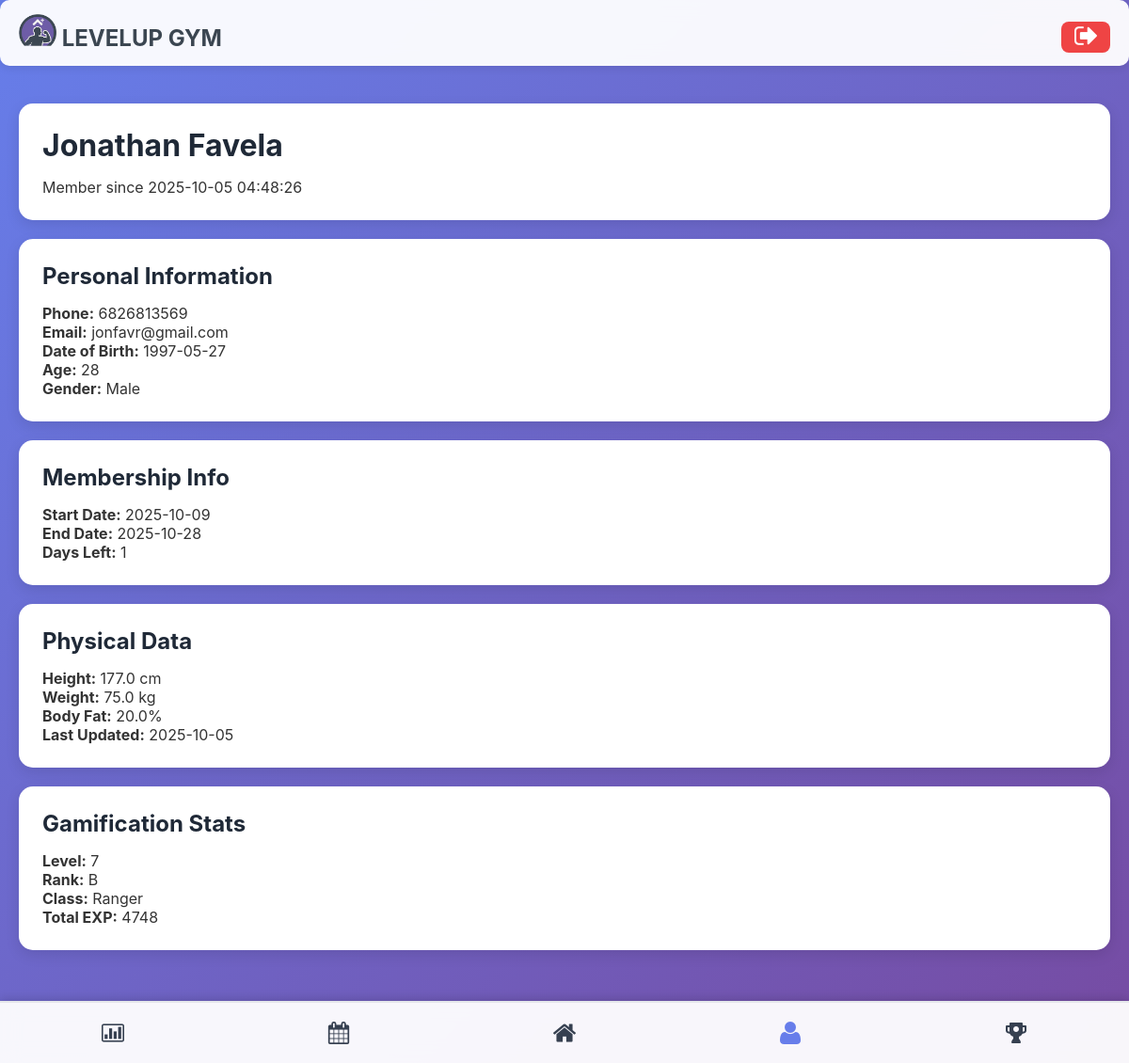
Before: /profile (signed in) with the older database file.
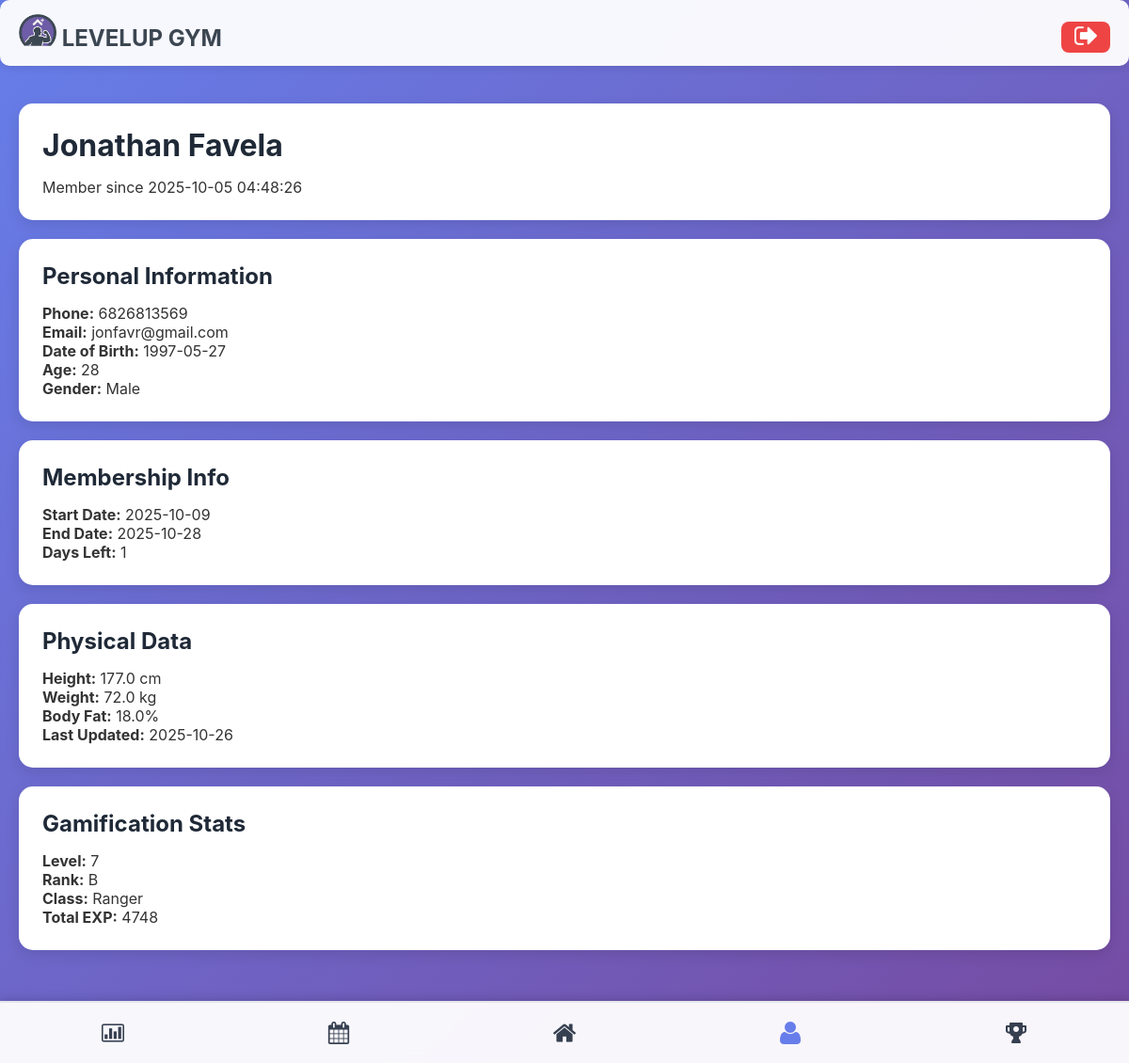
After: the same page with the newer database file.
### tables this page shows
CREATE TABLE client_physical_data (
                physical_id INTEGER PRIMARY KEY AUTOINCREMENT,
                client_id INTEGER NOT NULL,
                height_cm REAL,
                weight_kg REAL,
                body_fat_percentage REAL,
                measurement_date DATE DEFAULT CURRENT_DATE,
                notes TEXT,
                FOREIGN KEY (client_id) REFERENCES clients(client_id) ON DELETE CASCADE
            );

### main.py (the view)
@app.route('/profile')
@login_required
def profile():
    client_id = session['client_id']
    client = Client.get_by_id(client_id)
    physical_data = client.get_latest_physical_data()
    gam_data = client.get_gamification_data()
    mc = MembershipController()
    membership = mc.get_client_membership(client_id)
    if membership:
        start_date = datetime.strptime(membership['start_date'], '%Y-%m-%d').date()
        end_date = datetime.strptime(membership['end_date'], '%Y-%m-%d').date()
        days_left = (end_date - date.today()).days
    return render_template('profile.html',
                         client=client,
                         physical_data=physical_data,
                         gam_data=gam_data,
                         membership=membership,
                         start_date=start_date,
                         end_date=end_date,
                         days_left=days_left)

### controllers/membership_controller.py (called while the page is built)
    def get_client_membership(self, client_id):
        query = """
            SELECT * FROM client_memberships
            WHERE client_id = ?
            ORDER BY end_date DESC
            LIMIT 1
        """
        result = self.db.execute_query(query, (client_id,))
        return dict(result[0]) if result else None

### database/db_manager.py (called while the page is built)
    def connect(self):
        self.conn = sqlite3.connect(self.db_name)
        self.conn.row_factory = sqlite3.Row  # Access columns by name
        self.cursor = self.conn.cursor()

    def disconnect(self):
        if self.conn:
            self.conn.close()

    def execute_query(self, query, params=None):
        self.connect()
        if params:
            self.cursor.execute(query, params)
        else:
            self.cursor.execute(query)
        results = self.cursor.fetchall()
        self.disconnect()
        return results

### main.py (called while the page is built)
def login_required(f):
    @wraps(f)
    def decorated_function(*args, **kwargs):
        if 'client_id' not in session:
            return redirect(url_for('login'))
        return f(*args, **kwargs)
    return decorated_function

### models/client.py (called while the page is built)
    @property
    def full_name(self):
        return f"{self.first_name} {self.last_name}"

### templates/profile.html (shortened to what this page needs)
{% extends "base.html" %}
{% block content %}
<div class="card">
    <h1>{{ client.full_name }}</h1>
    <p>Member since {{ client.registration_date }}</p>
</div>
<div class="grid grid-2">
    <div class="card">
        <h2>Personal Information</h2>
        <p><strong>Phone:</strong> {{ client.phone_number }}</p>
        <p><strong>Email:</strong> {{ client.email or 'Not provided' }}</p>
        <p><strong>Date of Birth:</strong> {{ client.date_of_birth or 'Not provided' }}</p>
        <p><strong>Age:</strong> {{ client.age or 'N/A' }}</p>
        <p><strong>Gender:</strong> {{ client.gender or 'Not specified' }}</p>
    </div>
    <div class="card">
        <h2>Membership Info</h2>
        {% if membership %}
        <p><strong>Start Date:</strong> {{ start_date }}</p>
        <p><strong>End Date:</strong> {{ end_date }}</p>
        <p><strong>Days Left:</strong> {{ days_left }}</p>
        {% else %}
        <p>No physical data recorded yet</p>
        {% endif %}
    </div>
</div>
<div class="card">
    <h2>Physical Data</h2>
    {% if physical_data %}
    <p><strong>Height:</strong> {{ physical_data.height_cm }} cm</p>
    <p><strong>Weight:</strong> {{ physical_data.weight_kg }} kg</p>
    <p><strong>Body Fat:</strong> {{ physical_data.body_fat_percentage or 'N/A' }}%</p>
    <p><strong>Last Updated:</strong> {{ physical_data.measurement_date }}</p>
    {% else %}
    <p>No physical data recorded yet</p>
    {% endif %}
</div>
<div class="card">
    <h2>Gamification Stats</h2>
    {% if gam_data %}
    <p><strong>Level:</strong> {{ gam_data.current_level }}</p>
    <p><strong>Rank:</strong> {{ gam_data.rank }}</p>
    <p><strong>Class:</strong> {{ gam_data.client_class }}</p>
    <p><strong>Total EXP:</strong> {{ gam_data.total_exp }}</p>
    {% endif %}
</div>
{% endblock %}

Changed rows visible on the page:
changed client_physical_data: weight_kg "75.0" → "72.0"; body_fat_percentage "20.0" → "18.0"; measurement_date "2025-10-05" → "2025-10-26"
